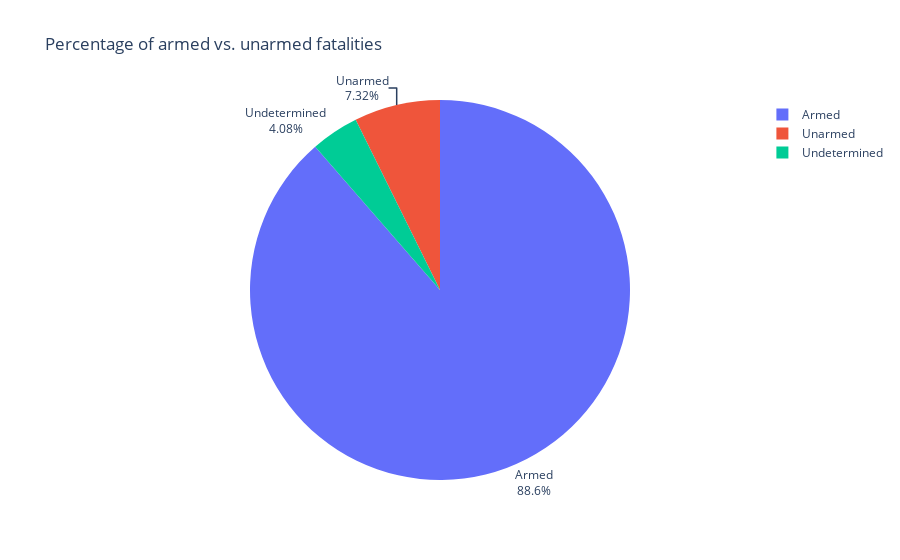

Source (notebook cell):
### Code cell
fig = px.pie(labels=fatalities_vs_armed.index,
             values=fatalities_vs_armed.values,
             title="Percentage of armed vs. unarmed fatalities",
             names=fatalities_vs_armed.index
)
fig.update_traces(textposition='outside', textinfo='percent+label')
 
fig.show()

### Figure 1 — Plotly figure (JSON) as saved in the notebook; plotly's stock layout.template omitted (floating-point values rounded to 4 significant figures)
{"data": [{"domain": {"x": [0, 1], "y": [0, 1]}, "hovertemplate": "label=%{label}<br>value=%{value}<extra></extra>", "labels": ["Armed", "Unarmed", "Undetermined"], "legendgroup": "", "name": "", "showlegend": true, "textinfo": "percent+label", "textposition": "outside", "type": "pie", "values": [1997, 165, 92]}], "layout": {"autosize": true, "legend": {"tracegroupgap": 0}, "title": {"text": "Percentage of armed vs. unarmed fatalities"}}}
